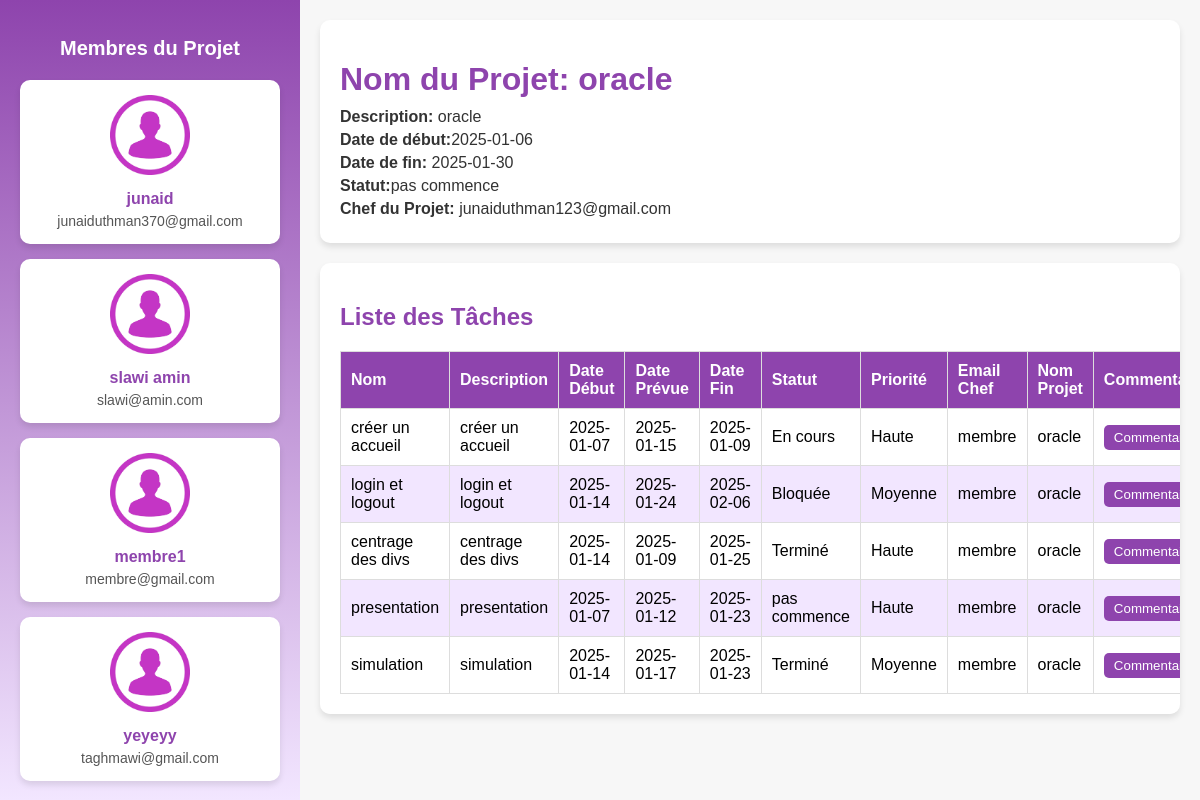
/espace_admin/index.php?action=see_more&id_projet=32 (signed in), run on the app's committed database.
### tables this page shows
CREATE TABLE `user` (
  `id_user` int(11) NOT NULL,
  `nom_user` varchar(30) NOT NULL,
  `email` varchar(30) NOT NULL,
  `password` varchar(300) NOT NULL,
  `role` varchar(30) NOT NULL
);

CREATE TABLE `projet` (
  `id_projet` int(11) NOT NULL,
  `nom_projet` varchar(300) NOT NULL,
  `description_projet` varchar(300) NOT NULL,
  `date_debut_projet` date NOT NULL,
  `date_fin_projet` date NOT NULL,
  `statut_projet` varchar(20) NOT NULL,
  `id_user` int(11) DEFAULT NULL
);

CREATE TABLE `tache` (
  `id_tache` int(11) NOT NULL,
  `nom_tache` varchar(30) NOT NULL,
  `description_tache` varchar(300) NOT NULL,
  `date_debut_tache` date NOT NULL,
  `date_prévue_tache` date NOT NULL,
  `date_fin_tache` date NOT NULL,
  `statut_tache` varchar(30) NOT NULL,
  `priorite_tache` varchar(30) NOT NULL,
  `id_user` int(11) DEFAULT NULL,
  `id_projet` int(11) DEFAULT NULL
);

### espace_admin/model/user_transaction.php (called while the page is built, shortened)
<?php
    class user_transaction{
        private $conn;
        public function __construct(){
            $db = new database();
            $this->conn = $db->connect();
        }
        public function user_info_from_projet($id_project){
            $query= $this->conn->query("SELECT * from user WHERE id_user=(SELECT id_user from projet WHERE id_projet=$id_project)");
            if($query->execute()){
                $user_info = $query->fetch();
                return $user_info;
            }
        }
        public function get_membres_from_projecet($id_project){
            $query = $this->conn->query("SELECT * FROM user WHERE role='membre' AND id_user IN (SELECT id_user FROM tache WHERE id_projet=$id_project)");
            if($query->execute()){
                $membres=$query->fetchAll();
                return $membres;
            }
        }
    }
?>

### espace_admin/model/database.php (called while the page is built, shortened)
<?php
class database {
    private $host = "localhost";
    private $db_name = "gestion_projet";
    private $username = "root";
    private $password = "";
    public function connect() {
        $this->conn = null;
        try {
            $this->conn = new PDO(
                "mysql:host=" . $this->host . ";dbname=" . $this->db_name,
                $this->username,
                $this->password
            );
            $this->conn->setAttribute(PDO::ATTR_ERRMODE, PDO::ERRMODE_EXCEPTION);
        } catch (PDOException $e) {
            echo "Erreur de connexion : " . $e->getMessage();
        }
        return $this->conn;
    }
}
?>

### espace_admin/model/project_transaction.php (called while the page is built, shortened)
<?php
    class project_transaction{
        private $conn;
        public function __construct(){
            $db_project = new database();
            $this->conn =  $db_project->connect();
        }
        public function projet_info($id_project){
            $query=$this->conn->query("SELECT * FROM projet WHERE id_projet=$id_project");
            if($query->execute()){
                $infos=$query->fetch();
                return $infos;
            }
        }
        public function taches_projet($id_project){
            $query=$this->conn->query("SELECT * FROM tache WHERE id_projet=$id_project");
            if($query->execute()){
                $taches=$query->fetchAll();
                return $taches;
            }
        }
    }
?>

### espace_admin/vue/html/detail_page.php (the view, shortened to what this page needs)
<!DOCTYPE html>
<html lang="en">
<head>
    <link rel="stylesheet" href="vue/css/detail_page.css">
    <link rel="stylesheet" href="vue/css/comments_modal.css">
</head>
<body>
    <div class="page-container">
        <div class="sidebar">
            <h2>Membres du Projet</h2>
            <div class="members-container">
                <?php foreach($membres as $m){ ?>
                <div class="member-box">
                    <img src="http://localhost/gestion_projet/espace_admin/images/images.png" alt="Chef de projet" class="chef-image">
                    <div class="member-info">
                        <h4><?php echo $m["nom_user"]; ?></h4>
                        <p><?php echo $m["email"]; ?></p>
                    </div>
                </div>
                <?php }?>
            </div>
        </div>
        <div class="main-content">
            <div class="project-info">
                <h1>Nom du Projet: <?php echo $info_projet["nom_projet"]; ?></h1>
                <p><strong>Description:</strong> <?php echo $info_projet["description_projet"]; ?></p>
                <p><strong>Date de début:</strong><?php echo $info_projet["date_debut_projet"]; ?></p>
                <p><strong>Date de fin:</strong> <?php echo $info_projet["date_fin_projet"]; ?></p>
                <p><strong>Statut:</strong><?php echo $info_projet["statut_projet"]; ?></p>
                <p><strong>Chef du Projet:</strong> <?php echo $info_chef["email"]; ?></p>
            </div>
            <div class="tasks-table">
                <h2>Liste des Tâches</h2>
                <table>
                    <thead>
                        <tr>
                            <th>Nom</th>
                            <th>Description</th>
                            <th>Date Début</th>
                            <th>Date Prévue</th>
                            <th>Date Fin</th>
                            <th>Statut</th>
                            <th>Priorité</th>
                            <th>Email Chef</th>
                            <th>Nom Projet</th>
                            <th>Commentaire</th>
                        </tr>
                    </thead>
                    <tbody>
                        <?php foreach($taches as $t) {?>
                            <tr>
                                <td><?php echo $t["nom_tache"]; ?></td>
                                <td><?php echo $t["description_tache"]; ?></td>
                                <td><?php echo $t["date_debut_tache"]; ?></td>
                                <td><?php echo $t["date_prévue_tache"]; ?></td>
                                <td><?php echo $t["date_fin_tache"]; ?></td>
                                <td><?php echo $t["statut_tache"]; ?></td>
                                <td><?php echo $t["priorite_tache"]; ?></td>
                                <td><?php echo "membre"; ?></td>
                                <td><?php echo $info_projet["nom_projet"]; ?></td>
                                <td>
                                    <button type="button" class="comment-btn" data-task-id="<?php echo $t['id_tache']; ?>">Commentaire</button>
                                </td>
                            </tr>
                        <?php }?>
                    </tbody>
                </table>
            </div>
        </div>
    </div>
</body>
</html>

### espace_admin/index.php (shortened to what this page needs)
<?php
include "model/database.php";
include "controler/project_controler.php";
$project=new project_controler;
    if(isset($_GET["action"])){
        $action=$_GET["action"];
    }
    else{
        $action=1;
    }
    switch($action){
        case "see_more" : $id_project=$_GET["id_projet"]; $project->display_detail_page($id_project); break;
    }
?>

### espace_admin/controler/project_controler.php (shortened to what this page needs)
<?php
include "model/project_transaction.php";
    class project_controler{
        public function display_detail_page($id_project){
            if($_SESSION["loged_in"]=="admin"){
                $user=new user_transaction;
                $project=new project_transaction;
                $info_projet=$project->projet_info($id_project);
                $taches=$project->taches_projet($id_project);
                $info_chef=$user->user_info_from_projet($id_project);
                $membres=$user->get_membres_from_projecet($id_project);
                include "vue/html/detail_page.php";
            }
            else{
                header("location:index.php");
            }
        }
    }
?>

### espace_admin/vue/css/detail_page.css (style rules this page uses)
body { margin: 0; font-family: Arial, sans-serif; background-color: #f7f7f7; display: flex; flex-direction: column; height: 100vh; overflow: hidden; }
.page-container { display: flex; flex: 1; overflow: hidden; }
.sidebar { flex: 0 0 300px; background: linear-gradient(180deg, #8e44ad, #f2e6ff); color: white; padding: 20px; box-sizing: border-box; overflow-y: auto; height: 100%; }
.chef-image { width: 80px; height: 80px; }
.sidebar h2 { text-align: center; font-size: 20px; margin-bottom: 20px; }
.members-container { display: grid; grid-template-columns: 1fr; gap: 15px; }
.member-box { background: white; color: #8e44ad; border-radius: 10px; padding: 15px; text-align: center; box-shadow: 0 4px 6px rgba(0, 0, 0, 0.1); display: flex; flex-direction: column; align-items: center; gap: 10px; }
.member-info h4 { margin: 5px 0; font-size: 16px; }
.member-info p { margin: 0; font-size: 14px; color: #555; }
.main-content { flex: 1; padding: 20px; box-sizing: border-box; overflow-y: auto; }
.project-info { background: #fff; border-radius: 10px; box-shadow: 0 4px 6px rgba(0, 0, 0, 0.1); padding: 20px; margin-bottom: 20px; max-width: 100%; box-sizing: border-box; }
.project-info h1 { color: #8e44ad; margin-bottom: 10px; }
.project-info p { margin: 5px 0; font-size: 16px; color: #333; }
.tasks-table { background: #fff; border-radius: 10px; box-shadow: 0 4px 6px rgba(0, 0, 0, 0.1); padding: 20px; max-width: 100%; box-sizing: border-box; overflow-x: auto; }
.tasks-table h2 { color: #8e44ad; margin-bottom: 20px; }
table { width: 100%; border-collapse: collapse; }
thead { background: #8e44ad; color: white; }
th, td { padding: 10px; border: 1px solid #ddd; text-align: left; }
tbody tr:nth-child(even) { background: #f2e6ff; }
.comment-btn { background-color: #8e44ad; color: white; border: none; border-radius: 5px; padding: 5px 10px; cursor: pointer; transition: background-color 0.3s ease; }

### data on the page
user: nom_user "junaid", email "junaiduthman370@gmail.com"
user: nom_user "slawi amin", email "slawi@amin.com"
user: nom_user "membre1", email "membre@gmail.com"
user: nom_user "yeyeyy", email "taghmawi@gmail.com"
projet: nom_projet "oracle", description_projet "oracle", date_debut_projet "2025-01-06", date_fin_projet "2025-01-30", statut_projet "pas commence"
user: email "junaiduthman123@gmail.com"
tache: nom_tache "créer un accueil", description_tache "créer un accueil", date_debut_tache "2025-01-07", date_prévue_tache "2025-01-15", date_fin_tache "2025-01-09", statut_tache "En cours", priorite_tache "Haute", id_projet.nom_projet "oracle"
tache: nom_tache "login et logout", description_tache "login et logout", date_debut_tache "2025-01-14", date_prévue_tache "2025-01-24", date_fin_tache "2025-02-06", statut_tache "Bloquée", priorite_tache "Moyenne", id_projet.nom_projet "oracle"
tache: nom_tache "centrage des divs", description_tache "centrage des divs", date_debut_tache "2025-01-14", date_prévue_tache "2025-01-09", date_fin_tache "2025-01-25", statut_tache "Terminé", priorite_tache "Haute", id_projet.nom_projet "oracle"
tache: nom_tache "presentation", description_tache "presentation", date_debut_tache "2025-01-07", date_prévue_tache "2025-01-12", date_fin_tache "2025-01-23", statut_tache "pas commence", priorite_tache "Haute", id_projet.nom_projet "oracle"
tache: nom_tache "simulation", description_tache "simulation", date_debut_tache "2025-01-14", date_prévue_tache "2025-01-17", date_fin_tache "2025-01-23", statut_tache "Terminé", priorite_tache "Moyenne", id_projet.nom_projet "oracle"
